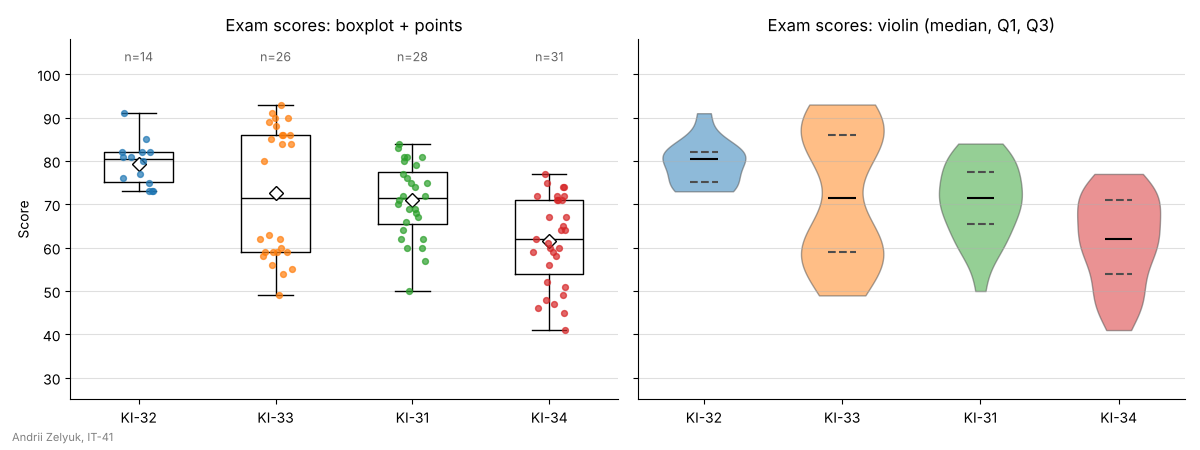

Recreate this plot in Python.
import matplotlib.pyplot as plt
import numpy as np

STUDENT_NAME = "Andrii Zelyuk"   # ім'я та прізвище транслітерацією
STUDENT_GROUP = "IT-41"   # група

rng = np.random.default_rng(42)
groups = ["KI-31", "KI-32", "KI-33", "KI-34"]
scores = [
    rng.normal(71, 11, size=28).clip(0, 100).round(),
    rng.normal(78, 6, size=14).clip(0, 100).round(),
    np.concatenate([rng.normal(58, 6, size=13), rng.normal(87, 4, size=13)]).round(),
    rng.normal(65, 14, size=31).clip(0, 100).round(),
]

# загальні налаштування один раз для всіх Axes
plt.rcParams["axes.spines.top"] = False
plt.rcParams["axes.spines.right"] = False
plt.rcParams["axes.grid"] = True
plt.rcParams["axes.grid.axis"] = "y"
plt.rcParams["grid.alpha"] = 0.4

# групи за медіаною, від найбільшої
medians = np.array([np.median(s) for s in scores])
order = np.argsort(medians)[::-1]
ordered_groups = [groups[i] for i in order]
ordered_scores = [scores[i] for i in order]
positions = np.arange(1, len(groups) + 1)
colors = ["tab:blue", "tab:orange", "tab:green", "tab:red"]

fig, (ax_box, ax_violin) = plt.subplots(1, 2, figsize=(12, 4.5), sharey=True)

# --- ліворуч: boxplot + точки ---
ax_box.boxplot(
    ordered_scores,
    positions=positions,
    widths=0.5,
    showmeans=True,
    showfliers=False,
    medianprops={"color": "black"},
    meanprops={"marker": "D", "markerfacecolor": "white",
               "markeredgecolor": "black", "markersize": 7},
)

jitter_rng = np.random.default_rng(0)       # окремий генератор для розкиду точок
for position, data, color in zip(positions, ordered_scores, colors):
    jitter = jitter_rng.uniform(-0.12, 0.12, size=data.size)
    ax_box.scatter(position + jitter, data, s=18, color=color, alpha=0.7, zorder=3)
    ax_box.text(position, 103, f"n={data.size}", ha="center", color="0.4", fontsize=9)

ax_box.set_xticks(positions, ordered_groups)
ax_box.set_ylim(25, 108)
ax_box.set_ylabel("Score")
ax_box.set_title("Exam scores: boxplot + points")

# --- праворуч: violin plot з медіаною та квартилями ---
parts = ax_violin.violinplot(ordered_scores, positions=positions, widths=0.6,
                             showextrema=False)
for body, color in zip(parts["bodies"], colors):
    body.set_facecolor(color)
    body.set_edgecolor("0.3")
    body.set_alpha(0.5)

for position, data in zip(positions, ordered_scores):
    q1, median, q3 = np.percentile(data, [25, 50, 75])
    ax_violin.hlines(median, position - 0.1, position + 0.1, color="black", linewidth=1.5)
    ax_violin.hlines([q1, q3], position - 0.1, position + 0.1, color="0.3",
                     linestyle="--", linewidth=1.5)

ax_violin.set_xticks(positions, ordered_groups)
ax_violin.set_title("Exam scores: violin (median, Q1, Q3)")

fig.text(0.01, 0.02, f"{STUDENT_NAME}, {STUDENT_GROUP}", fontsize=8, color="gray")
fig.tight_layout(rect=(0, 0.02, 1, 1))

fig.savefig("task_3.png", dpi=100)
plt.show()
